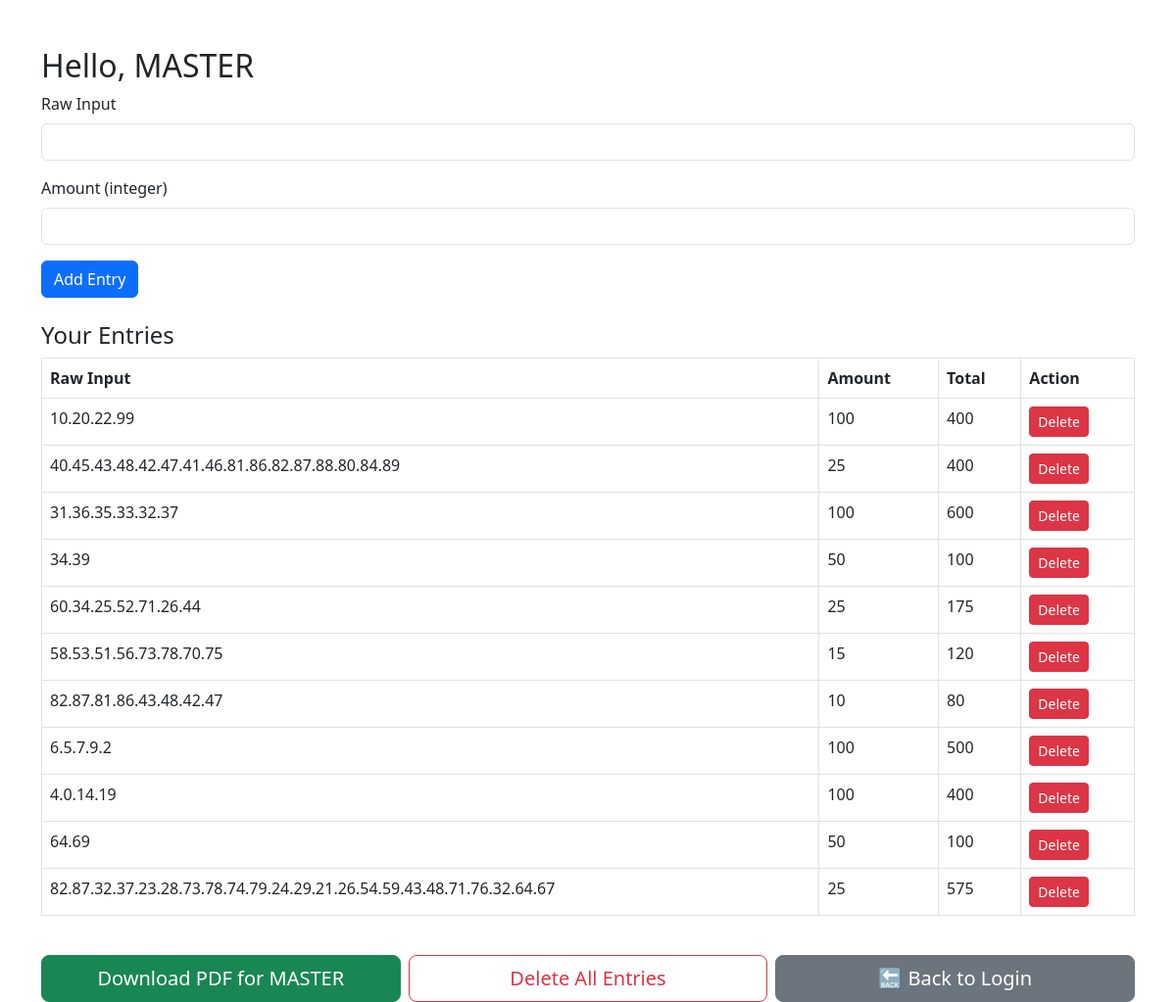
/6/, run on the app's committed database.
### pdf_app/models.py (models this page shows, shortened)
class User(models.Model):  # <-- This should match
    name = models.CharField(max_length=100)

class Entry(models.Model):
    user = models.ForeignKey(User, on_delete=models.CASCADE)
    raw_input = models.TextField()
    amount = models.IntegerField()
    total = models.IntegerField(default=0)  # ✅ Added default

### pdf_app/views.py (the view, shortened to what this page needs)
# urls.py: path('<int:user_id>/', views.user_page, name='user_page'),
def user_page(request, user_id):
    user = get_object_or_404(User, pk=user_id)
    entries = Entry.objects.filter(user=user)
    return render(request, 'user_page.html', {'user': user, 'entries': entries})

### pdf_app/templates/user_page.html (shortened to what this page needs)
<!DOCTYPE html>
<html lang="en">
<head>
    <link rel="stylesheet" href="https://cdn.jsdelivr.net/npm/bootstrap@5.3.0/dist/css/bootstrap.min.css">
    <link rel="stylesheet" href="https://cdnjs.cloudflare.com/ajax/libs/animate.css/4.1.1/animate.min.css"/>
</head>
<body>
<div class="container mt-5">
    <h2 class="animate__animated animate__fadeInDown">Hello, {{ user.name }}</h2>
    <form method="post" class="mb-4">
        <div class="mb-3">
            <label for="raw_input" class="form-label">Raw Input</label>
            <input type="text" class="form-control" name="raw_input" required>
        </div>
        <div class="mb-3">
            <label for="amount" class="form-label">Amount (integer)</label>
            <input type="number" step="any" class="form-control" name="amount" required>
        </div>
        <button type="submit" class="btn btn-primary animate__animated animate__pulse">Add Entry</button>
    </form>
    <h4>Your Entries</h4>
    {% if entries %}
        <div class="table-responsive animate__animated animate__fadeIn">
    <table class="table table-bordered">
        <thead>
            <tr>
                <th>Raw Input</th>
                <th>Amount</th>
                <th>Total</th>
                <th>Action</th>
            </tr>
        </thead>
        <tbody>
        {% for entry in entries %}
            <tr>
                <td>{{ entry.raw_input }}</td>
                <td>{{ entry.amount }}</td>
                <td>{{ entry.total }}</td>
                <td>
                    <form action="{% url 'delete_entry' user.id entry.id %}" method="post" style="display:inline;">
                        <button type="submit" class="btn btn-sm btn-danger">Delete</button>
                    </form>
                </td>
            </tr>
        {% endfor %}
        </tbody>
    </table>
</div>
    {% else %}
        <p class="text-muted">No entries yet.</p>
    {% endif %}
    <div class="d-flex flex-column flex-sm-row gap-2 mt-4">
    <a href="{% url 'generate_pdf_user' user.id %}" class="btn btn-success btn-lg w-100">Download PDF for {{ user.name }}</a>
    <a href="{% url 'delete_all_entries' user.id %}" class="btn btn-outline-danger btn-lg w-100">Delete All Entries</a>
    <a href="{% url 'login_page' %}" class="btn btn-secondary btn-lg w-100">🔙 Back to Login</a>
</div>
</div>
</body>
</html>

### data on the page
User: name "MASTER"
Entry: raw_input "10.20.22.99", amount "100", total "400"
Entry: raw_input "40.45.43.48.42.47.41.46.81.86.82.87.88.80.84.89", amount "25", total "400"
Entry: raw_input "31.36.35.33.32.37", amount "100", total "600"
Entry: raw_input "34.39", amount "50", total "100"
Entry: raw_input "60.34.25.52.71.26.44", amount "25", total "175"
Entry: raw_input "58.53.51.56.73.78.70.75", amount "15", total "120"
Entry: raw_input "82.87.81.86.43.48.42.47", amount "10", total "80"
Entry: raw_input "6.5.7.9.2", amount "100", total "500"
Entry: raw_input "4.0.14.19", amount "100", total "400"
Entry: raw_input "64.69", amount "50", total "100"
Entry: raw_input "82.87.32.37.23.28.73.78.74.79.24.29.21.26.54.59.43.48.71.76.32.64.67", amount "25", total "575"
